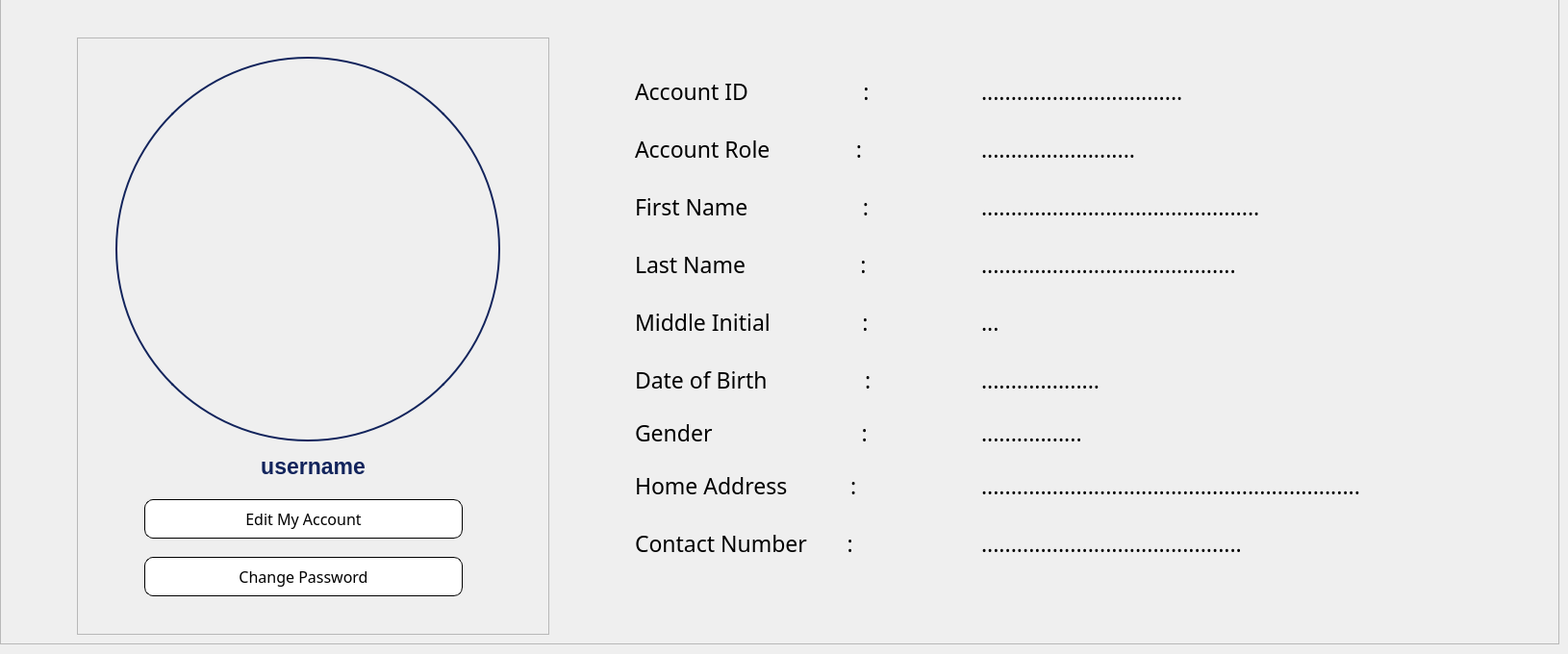
        <widget class="QWidget" name="VIEW_MY_ACCOUNT">
         <widget class="QFrame" name="frame_14">
          <property name="geometry">
           <rect>
            <x>0</x>
            <y>-1</y>
            <width>1621</width>
            <height>671</height>
           </rect>
          </property>
          <property name="frameShape">
           <enum>QFrame::StyledPanel</enum>
          </property>
          <property name="frameShadow">
           <enum>QFrame::Raised</enum>
          </property>
          <widget class="QFrame" name="frame_13">
           <property name="geometry">
            <rect>
             <x>80</x>
             <y>40</y>
             <width>491</width>
             <height>621</height>
            </rect>
           </property>
           <property name="frameShape">
            <enum>QFrame::StyledPanel</enum>
           </property>
           <property name="frameShadow">
            <enum>QFrame::Raised</enum>
           </property>
           <widget class="QLabel" name="label_uploadUSER_profile_pic">
            <property name="geometry">
             <rect>
              <x>40</x>
              <y>20</y>
              <width>400</width>
              <height>400</height>
             </rect>
            </property>
            <property name="styleSheet">
             <string notr="true">border-radius: 200px;   /* half of 400 */
border: 2px solid #12245c;  /* optional: blue border */
</string>
            </property>
            <property name="text">
             <string/>
            </property>
            <property name="pixmap">
             <pixmap resource="jj_owner_resources.qrc">:/JJimages/userProfilepicture.png</pixmap>
            </property>
            <property name="scaledContents">
             <bool>true</bool>
            </property>
           </widget>
           <widget class="QPushButton" name="pushButton_EditAccount">
            <property name="geometry">
             <rect>
              <x>70</x>
              <y>480</y>
              <width>331</width>
              <height>41</height>
             </rect>
            </property>
            <property name="font">
             <font>
              <family>Poppins Medium</family>
              <pointsize>12</pointsize>
             </font>
            </property>
            <property name="styleSheet">
             <string notr="true">/* Default Inactive Buttons */
QPushButton {
color: #000000;
border: 1px solid #000000; 
border-radius: 9px; 
padding: 3px; 
background-color: #ffffff; 
}
/* Hover Effect on Inactive Buttons */
QPushButton:hover {
    background-color:#12245c;
color:white;
font-weight: 500;
border-radius: 9px; 
}

/* Active Button (Current Page) */
QPushButton#activeButton {
    background-color: #12245c;
    color: white;
font-weight: 500;
border-radius: 9px; 
}
</string>
            </property>
            <property name="text">
             <string>Edit My Account</string>
            </property>
           </widget>
           <widget class="QLabel" name="label_getUSERNAME">
            <property name="geometry">
             <rect>
              <x>0</x>
              <y>430</y>
              <width>491</width>
              <height>31</height>
             </rect>
            </property>
            <property name="font">
             <font>
              <pointsize>17</pointsize>
              <weight>75</weight>
              <bold>true</bold>
             </font>
            </property>
            <property name="styleSheet">
             <string notr="true">color: #12245c;</string>
            </property>
            <property name="text">
             <string>username</string>
            </property>
            <property name="alignment">
             <set>Qt::AlignCenter</set>
            </property>
           </widget>
           <widget class="QPushButton" name="pushButton_ChangePassword">
            <property name="geometry">
             <rect>
              <x>70</x>
              <y>540</y>
              <width>331</width>
              <height>41</height>
             </rect>
            </property>
            <property name="font">
             <font>
              <family>Poppins Medium</family>
              <pointsize>12</pointsize>
             </font>
            </property>
            <property name="styleSheet">
             <string notr="true">/* Default Inactive Buttons */
QPushButton {
color: #000000;
border: 1px solid #000000; 
border-radius: 9px; 
padding: 3px; 
background-color: #ffffff; 
}
/* Hover Effect on Inactive Buttons */
QPushButton:hover {
    background-color:#12245c;
color:white;
font-weight: 500;
border-radius: 9px; 
}

/* Active Button (Current Page) */
QPushButton#activeButton {
    background-color: #12245c;
    color: white;
font-weight: 500;
border-radius: 9px; 
}
</string>
            </property>
            <property name="text">
             <string>Change Password</string>
            </property>
           </widget>
          </widget>
          <widget class="QFrame" name="frame_12">
           <property name="geometry">
            <rect>
             <x>610</x>
             <y>60</y>
             <width>911</width>
             <height>551</height>
            </rect>
           </property>
           <property name="font">
            <font>
             <pointsize>7</pointsize>
            </font>
           </property>
           <property name="styleSheet">
            <string notr="true">background: transparent;</string>
           </property>
           <property name="frameShape">
            <enum>QFrame::StyledPanel</enum>
           </property>
           <property name="frameShadow">
            <enum>QFrame::Raised</enum>
           </property>
           <widget class="QLabel" name="label_2">
            <property name="geometry">
             <rect>
              <x>50</x>
              <y>20</y>
              <width>311</width>
              <height>31</height>
             </rect>
            </property>
            <property name="font">
             <font>
              <family>Poppins Medium</family>
              <pointsize>17</pointsize>
             </font>
            </property>
            <property name="text">
             <string>Account ID                    :</string>
            </property>
           </widget>
           <widget class="QLabel" name="label_18">
            <property name="geometry">
             <rect>
              <x>50</x>
              <y>80</y>
              <width>301</width>
              <height>31</height>
             </rect>
            </property>
            <property name="font">
             <font>
              <family>Poppins Medium</family>
              <pointsize>17</pointsize>
             </font>
            </property>
            <property name="text">
             <string>Account Role               :</string>
            </property>
           </widget>
           <widget class="QLabel" name="label_19">
            <property name="geometry">
             <rect>
              <x>50</x>
              <y>140</y>
              <width>321</width>
              <height>31</height>
             </rect>
            </property>
            <property name="font">
             <font>
              <family>Poppins Medium</family>
              <pointsize>17</pointsize>
             </font>
            </property>
            <property name="text">
             <string>First Name                    :</string>
            </property>
           </widget>
           <widget class="QLabel" name="label_49">
            <property name="geometry">
             <rect>
              <x>50</x>
              <y>200</y>
              <width>301</width>
              <height>31</height>
             </rect>
            </property>
            <property name="font">
             <font>
              <family>Poppins Medium</family>
              <pointsize>17</pointsize>
             </font>
            </property>
            <property name="text">
             <string>Last Name                    :</string>
            </property>
           </widget>
           <widget class="QLabel" name="label_50">
            <property name="geometry">
             <rect>
              <x>50</x>
              <y>250</y>
              <width>321</width>
              <height>51</height>
             </rect>
            </property>
            <property name="font">
             <font>
              <family>Poppins Medium</family>
              <pointsize>17</pointsize>
             </font>
            </property>
            <property name="text">
             <string>Middle Initial                :</string>
            </property>
           </widget>
           <widget class="QLabel" name="label_51">
            <property name="geometry">
             <rect>
              <x>50</x>
              <y>310</y>
              <width>311</width>
              <height>51</height>
             </rect>
            </property>
            <property name="font">
             <font>
              <family>Poppins Medium</family>
              <pointsize>17</pointsize>
             </font>
            </property>
            <property name="text">
             <string>Date of Birth                 :</string>
            </property>
           </widget>
           <widget class="QLabel" name="label_52">
            <property name="geometry">
             <rect>
              <x>50</x>
              <y>370</y>
              <width>311</width>
              <height>41</height>
             </rect>
            </property>
            <property name="font">
             <font>
              <family>Poppins Medium</family>
              <pointsize>17</pointsize>
             </font>
            </property>
            <property name="text">
             <string>Gender                          :</string>
            </property>
           </widget>
           <widget class="QLabel" name="label_53">
            <property name="geometry">
             <rect>
              <x>50</x>
              <y>410</y>
              <width>311</width>
              <height>71</height>
             </rect>
            </property>
            <property name="font">
             <font>
              <family>Poppins Medium</family>
              <pointsize>17</pointsize>
             </font>
            </property>
            <property name="text">
             <string>Home Address           :</string>
            </property>
           </widget>
           <widget class="QLabel" name="label_56">
            <property name="geometry">
             <rect>
              <x>50</x>
              <y>460</y>
              <width>321</width>
              <height>91</height>
             </rect>
            </property>
            <property name="font">
             <font>
              <family>Poppins Medium</family>
              <pointsize>17</pointsize>
             </font>
            </property>
            <property name="text">
             <string>Contact Number       :</string>
            </property>
           </widget>
           <widget class="QLabel" name="label_storeAccount_ID">
            <property name="geometry">
             <rect>
              <x>410</x>
              <y>20</y>
              <width>451</width>
              <height>31</height>
             </rect>
            </property>
            <property name="font">
             <font>
              <family>Poppins Medium</family>
              <pointsize>17</pointsize>
             </font>
            </property>
            <property name="text">
             <string>..................................</string>
            </property>
           </widget>
           <widget class="QLabel" name="label_storeAccount_Role">
            <property name="geometry">
             <rect>
              <x>410</x>
              <y>80</y>
              <width>321</width>
              <height>31</height>
             </rect>
            </property>
            <property name="font">
             <font>
              <family>Poppins Medium</family>
              <pointsize>17</pointsize>
             </font>
            </property>
            <property name="text">
             <string>..........................</string>
            </property>
           </widget>
           <widget class="QLabel" name="label_storeFirst_Name">
            <property name="geometry">
             <rect>
              <x>410</x>
              <y>140</y>
              <width>321</width>
              <height>31</height>
             </rect>
            </property>
            <property name="font">
             <font>
              <family>Poppins Medium</family>
              <pointsize>17</pointsize>
             </font>
            </property>
            <property name="text">
             <string>...............................................</string>
            </property>
           </widget>
           <widget class="QLabel" name="label_storeLast_Name">
            <property name="geometry">
             <rect>
              <x>410</x>
              <y>200</y>
              <width>311</width>
              <height>31</height>
             </rect>
            </property>
            <property name="font">
             <font>
              <family>Poppins Medium</family>
              <pointsize>17</pointsize>
             </font>
            </property>
            <property name="text">
             <string>...........................................</string>
            </property>
           </widget>
           <widget class="QLabel" name="label_storeMiddle_Initial">
            <property name="geometry">
             <rect>
              <x>410</x>
              <y>250</y>
              <width>331</width>
              <height>51</height>
             </rect>
            </property>
            <property name="font">
             <font>
              <family>Poppins Medium</family>
              <pointsize>17</pointsize>
             </font>
            </property>
            <property name="text">
             <string>...</string>
            </property>
           </widget>
           <widget class="QLabel" name="label_storeDate_of_Birth">
            <property name="geometry">
             <rect>
              <x>410</x>
              <y>310</y>
              <width>311</width>
              <height>51</height>
             </rect>
            </property>
            <property name="font">
             <font>
              <family>Poppins Medium</family>
              <pointsize>17</pointsize>
             </font>
            </property>
            <property name="text">
             <string>....................</string>
            </property>
           </widget>
           <widget class="QLabel" name="label_storeGender">
            <property name="geometry">
             <rect>
              <x>410</x>
              <y>370</y>
              <width>291</width>
              <height>41</height>
             </rect>
            </property>
            <property name="font">
             <font>
              <family>Poppins Medium</family>
              <pointsize>17</pointsize>
             </font>
            </property>
            <property name="text">
             <string>.................</string>
            </property>
           </widget>
           <widget class="QLabel" name="label_storeHome_Address">
            <property name="geometry">
             <rect>
              <x>410</x>
              <y>410</y>
              <width>481</width>
              <height>71</height>
             </rect>
            </property>
            <property name="font">
             <font>
              <family>Poppins Medium</family>
              <pointsize>17</pointsize>
             </font>
            </property>
            <property name="text">
             <string>................................................................</string>
            </property>
           </widget>
           <widget class="QLabel" name="label_storeContact_Num">
            <property name="geometry">
             <rect>
              <x>410</x>
              <y>460</y>
              <width>311</width>
              <height>91</height>
             </rect>
            </property>
            <property name="font">
             <font>
              <family>Poppins Medium</family>
              <pointsize>17</pointsize>
             </font>
            </property>
            <property name="text">
             <string>............................................</string>
            </property>
           </widget>
          </widget>
         </widget>
        </widget>
